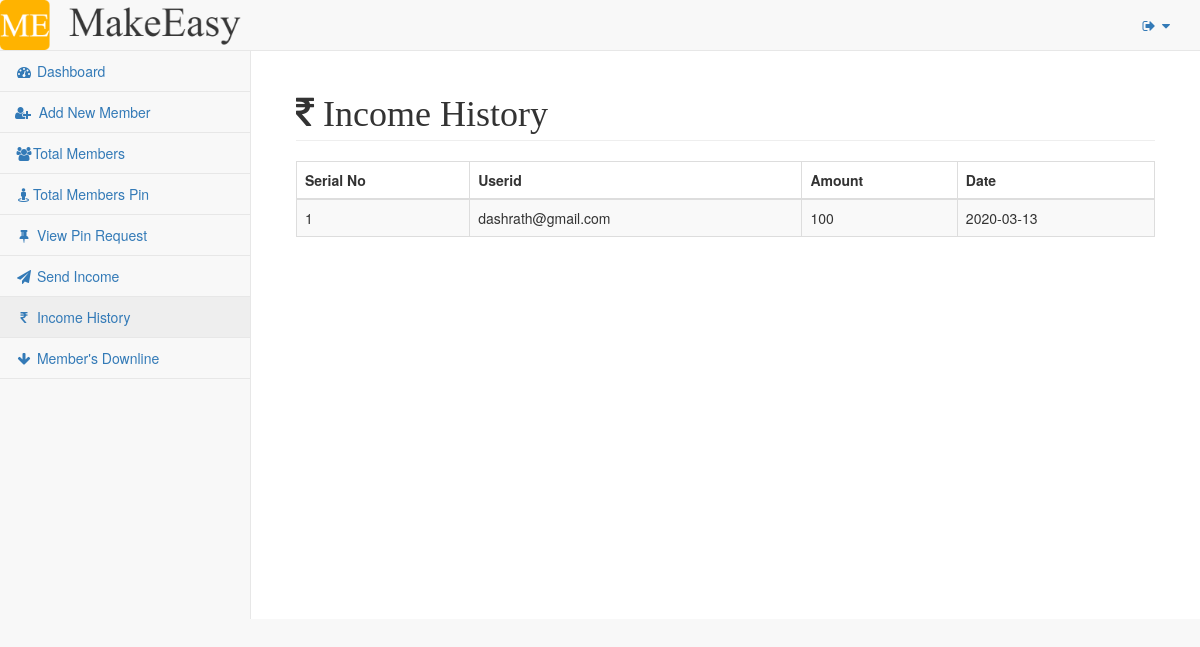
Page /mlm/admin/income-history.php (signed in) on the committed database.
### tables this page shows
CREATE TABLE `income_received` (
  `id` int(11) NOT NULL,
  `userid` varchar(50) NOT NULL,
  `amount` int(11) NOT NULL,
  `date` date NOT NULL
);

### mlm/admin/income-history.php (the view, shortened to what this page needs)
<?php
require('php-includes/connect.php');
?>
<!DOCTYPE html>
<html lang="en">
<head>
    <link href="vendor/bootstrap/css/bootstrap.min.css" rel="stylesheet">
    <link href="vendor/metisMenu/metisMenu.min.css" rel="stylesheet">
    <link href="dist/css/sb-admin-2.css" rel="stylesheet">
    <link href="vendor/font-awesome/css/font-awesome.min.css" rel="stylesheet" type="text/css">
</head>
<body>
    <div id="wrapper">
        <?php include('php-includes/menu.php'); ?>
        <div id="page-wrapper">
            <div class="container-fluid">
                <div class="row">
                    <div class="col-lg-12">
                        <h1 class="page-header"><i class="fa fa-rupee"> Income History</i></h1>
                    </div>
                </div>
                <div class="row">
                	<div class="col-lg-12">
                    	<div class="table-responsive">
                        	<table class="table table-bordered table-striped">
                            	<thead>
                                	<tr>
                                    	<th>Serial No</th>
                                        <th>Userid</th>
                                        <th>Amount</th>
                                        <th>Date</th>
                                    </tr>
                                </thead>
                                <tbody>
								<?php
                                	$query = mysqli_query($con,"SELECT * FROM income_received ORDER BY id DESC");
									if(mysqli_num_rows($query)>0){
										$i=1;
										while($row=mysqli_fetch_array($query)){
										?>
                                        	<tr>
                                            	<td><?php echo $i; ?></td>
                                                <td><?php echo $row['userid']; ?></td>
                                                <td><?php echo $row['amount']; ?></td>
                                                <td><?php echo $row['date']; ?></td>
                                            </tr>
                                        <?php
											$i++;
										}
									}
									else{
									?>
                                    	<tr>
                                        	<td colspan="5">No Member exist</td>
                                        </tr>
                                    <?php
									}
                                ?>
                                </tbody>
                            </table>
                        </div>
                    </div>
                </div>
            </div>
        </div>
    </div>
</body>
</html>

### rows in the picture
income_received: userid "dashrath@gmail.com", amount "100", date "2020-03-13"
